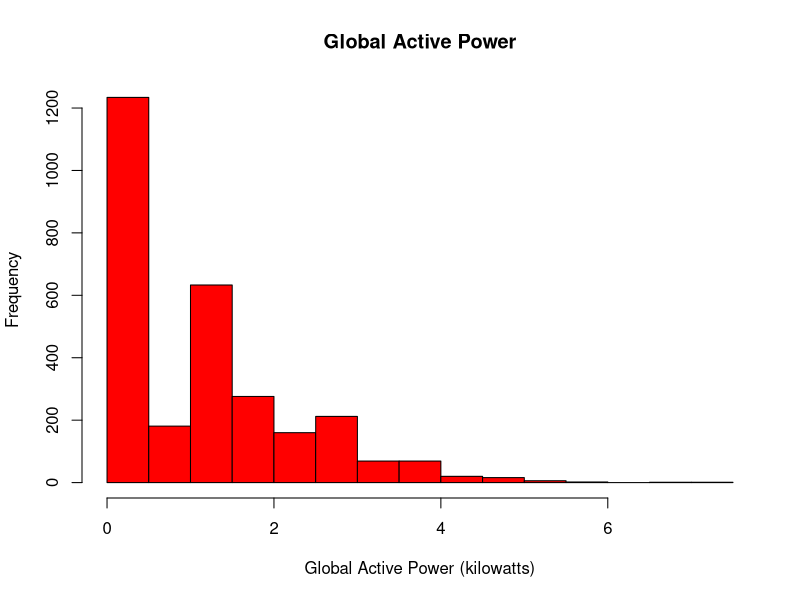
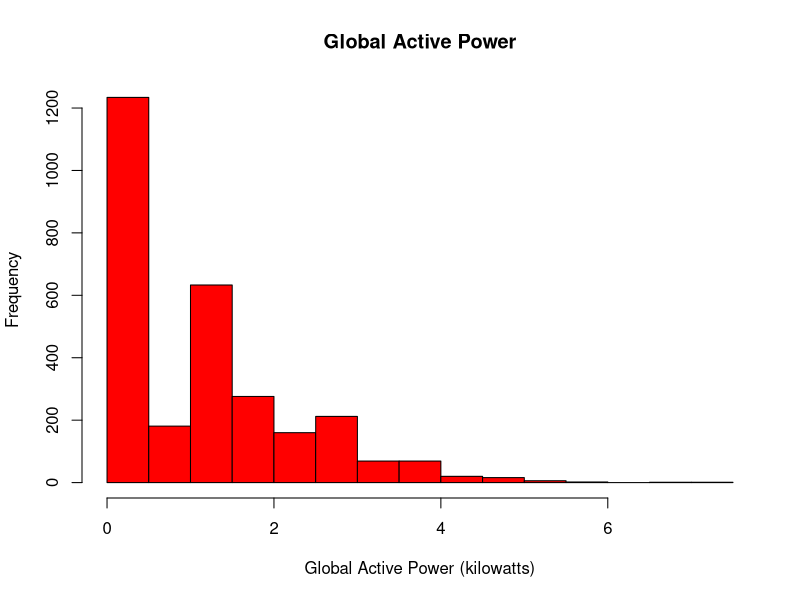

The R script that drew these images, in order:
#Load the data to a variable called "df"

df <- read.csv("df.csv",
                 header=TRUE,
                 sep=",")

#Plot the Plot1 of the exercise on the screen

hist(df$Global_active_power,
     main="Global Active Power",
     xlab="Global Active Power (kilowatts)",
     ylab="Frequency",
     col="red")

#Make the PNG "plot1" and save it to disk
        
        png("plot1.png", width=480, height=480)
        
        hist(df$Global_active_power,
             main="Global Active Power",
             xlab="Global Active Power (kilowatts)",
             ylab="Frequency",
             col="red")
        
        dev.off()